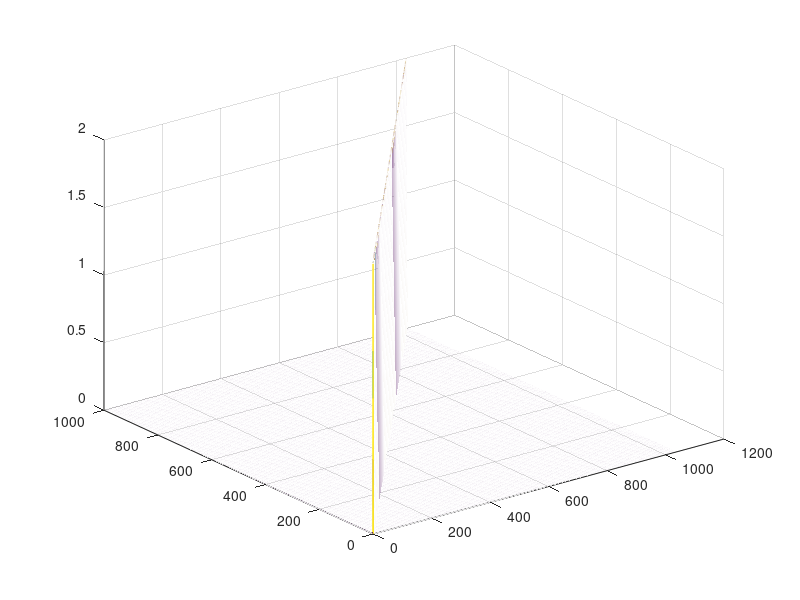
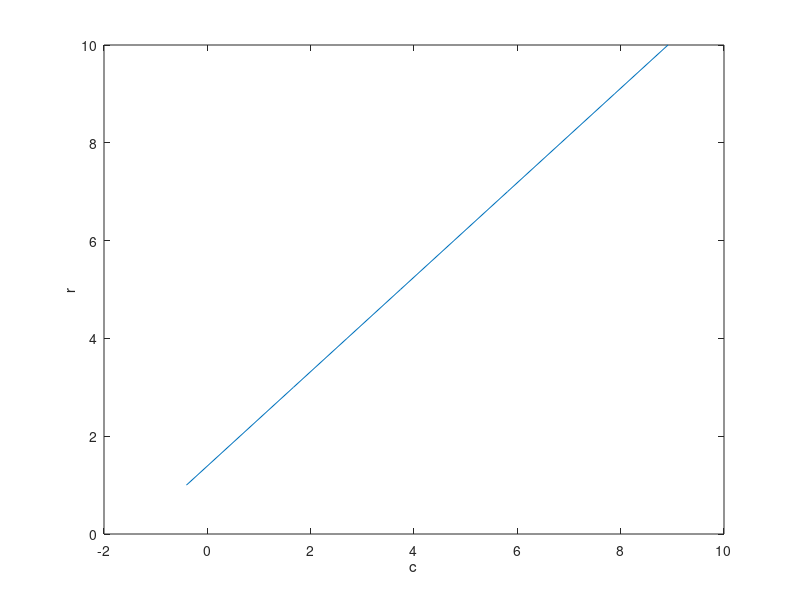
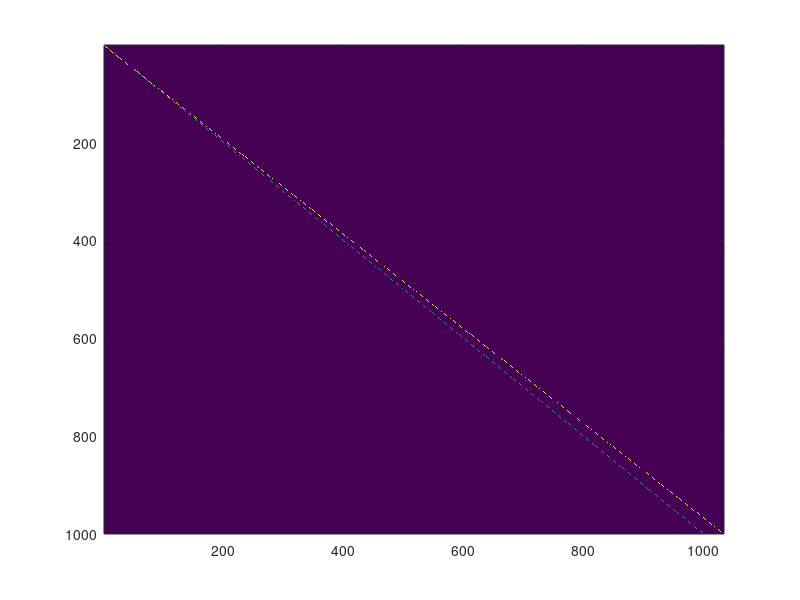

Here is the MATLAB script that generated these plots, in order:
close all; clear; clc;

% Generate Array of Points
points = diag(ones(1,1000));
%points = diag(ones(1,20));
%points(end,:) = [];
%points = rot90(points);
[rows,cols] = size(points); % Get Size of Points Array For Later Scaling

% Take the Hough Transform, Save in "transform"
transform = hough(points);

% Extract the Highest Peak Rho and Theta
[maxRows, iRows] = max(transform);
[maxColumns, deg] = max(maxRows);
[rhoMax, ~] = size(transform); % Get Size of Transform for Scaling
rho = iRows(deg) - (rhoMax-1)/2.0; % iRows(deg) is Row of Maximum Value
    % [(rhoMax-1)/2] is the Scaled Maximum
deg = deg - 90; % Convert [1 to 180] to [-89 to 90]

m = -1/tand(deg);
r = 1:10;
c = m*r + rho/sind(deg);

for i = 1:rows
    j = m*i + rho/sind(deg);
    if j < 1
        j = 1;
    end
    points(i,round(j)) = 2;
end

%% Graphs
figure(); mesh(points);
figure(); plot(c,r); xlabel('c'); ylabel('r');
figure(); imagesc(points);